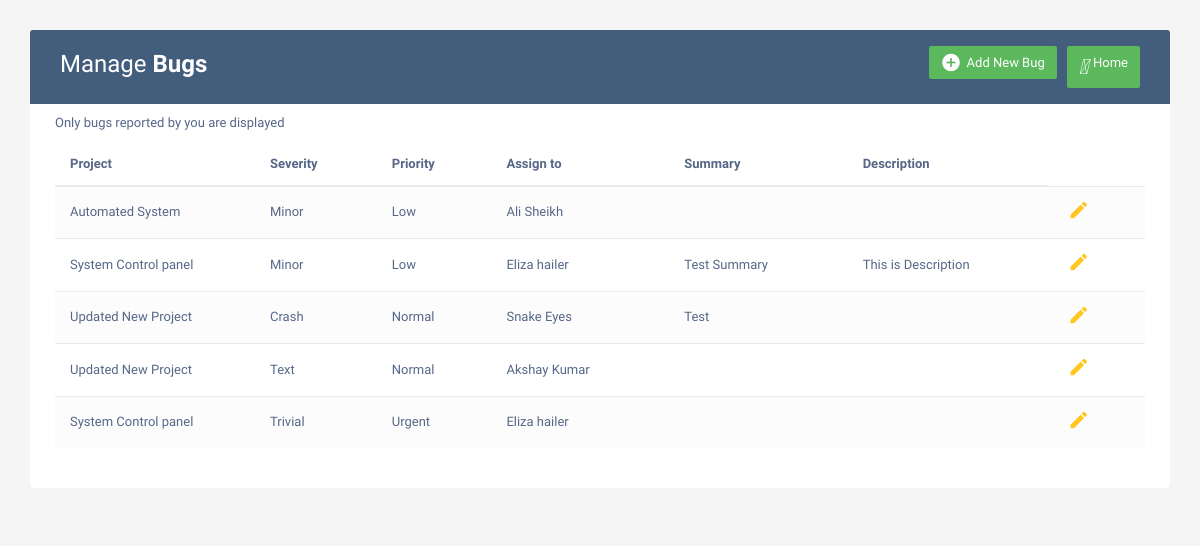
Page /clientbugs (signed in) on the earlier database version.
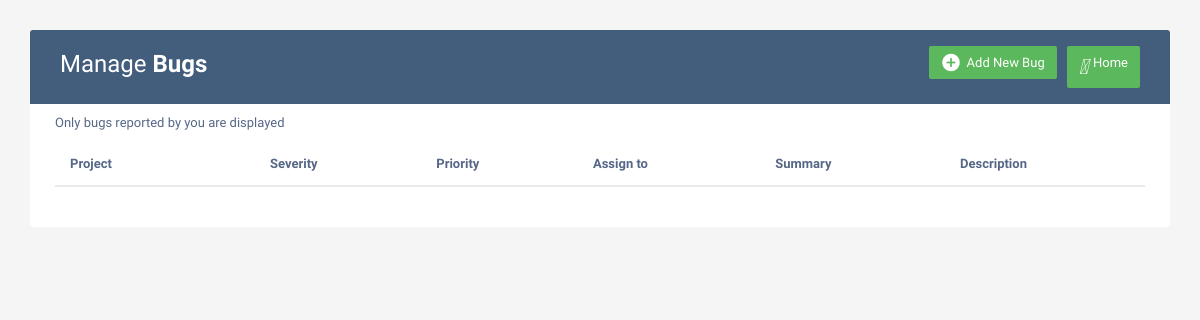
Same page on the later database version.
### home/models.py (models this page shows, shortened)
class Bug(models.Model):
    project = models.CharField(max_length=122,null=True)
    Severity = models.CharField(max_length=122,null=True)
    Priority = models.CharField(max_length=122,null=True)
    Assign = models.CharField(max_length=122,null=True)
    Summary = models.TextField(null=True)
    Desc = models.TextField(null=True)
    date = models.DateField()
    Image = models.FileField(upload_to='file')
    status = models.CharField(max_length=50,default='Unresolved')
    created = models.DateTimeField(auto_now_add = True)
    ended = models.DateField(null=True,blank=True)
    timetaken = models.CharField(max_length=50,null=True,blank=True)
    reportedby = models.CharField(max_length=50)
    resolvedby = models.CharField(max_length=100,blank=True,null=True)

### home/views.py (the view)
# urls.py: path('clientbugs',views.displayclientbugs,name='Bugs'),
@login_required
def displayclientbugs(request):
    my_data = Bug.objects.all().filter(reportedby=request.user).order_by('created')
    reversed_data = my_data.reverse()  # Reverse the order
    return render(request, 'clientbugs.html', {'reversed_data': reversed_data})

### templates/clientbugs.html (shortened to what this page needs)
<!DOCTYPE html>
<html lang="en">
<head>
<link rel="stylesheet" href="https://maxcdn.bootstrapcdn.com/font-awesome/4.7.0/css/font-awesome.min.css">
<link rel="stylesheet" href="https://maxcdn.bootstrapcdn.com/bootstrap/3.3.7/css/bootstrap.min.css">
</head>
<body>
    <div class="container">
        <div class="table-responsive">
            <div class="table-wrapper">
                <div class="table-title">
                    <div class="row">
                        <div class="col-xs-6">
                            <h2>Manage <b>Bugs</b></h2>
                        </div>
                        <div class="col-xs-6">
                            <a href="/base" class="btn btn-success" data-toggle="modal"><i>&#xE147;</i> <span>Home</span></a>
                            <a href="/addbug" class="btn btn-success" data-toggle="modal"><i class="material-icons">&#xE147;</i> <span>Add New Bug</span></a>
                        </div>
                    </div>
                </div>
				<P>Only bugs reported by you are displayed</p>
                <table class="table table-striped table-hover">
                    <thead>
                        <tr>
                            <th>Project</th>
                            <th>Severity</th>
                            <th>Priority</th>
                            <th>Assign to</th>
                            <th>Summary</th>
                            <th>Description</th>
                        </tr>
                    </thead>
                    <tbody>
                        {% for item in reversed_data %}
                        <tr>
                            <td> {{item.project}} </td>
                            <td> {{item.Severity}} </td>
                            <td> {{item.Priority}} </td>
                            <td> {{item.Assign}} </td>
                            <td> {{item.Summary}} </td>
                            <td> {{item.Desc}} </td>
							<td>
								<a href="/editbug/{{item.id}}" class="edit" data-toggle="modal"><i class="material-icons" data-toggle="tooltip" title="Edit">&#xE254;</i></a>
							</td>
						</tr>
                        {% endfor %}
                    </tbody>
                </table>
            </div>
        </div>
    </div>
</body>

### templates/clientbugs.html (style rules this page uses)
body { color: #566787; background: #f5f5f5; font-family: 'Varela Round', sans-serif; font-size: 13px; }
.table-responsive { margin: 30px 0; }
.table-wrapper { min-width: 1000px; background: #fff; padding: 20px 25px; border-radius: 3px; box-shadow: 0 1px 1px rgba(0,0,0,.05); }
.table-title { padding-bottom: 15px; background: #435d7d; color: #fff; padding: 16px 30px; margin: -20px -25px 10px; border-radius: 3px 3px 0 0; }
.table-title h2 { margin: 5px 0 0; font-size: 24px; }
.table-title .btn { color: #fff; float: right; font-size: 13px; border: none; min-width: 50px; border-radius: 2px; border: none; outline: none !important; margin-left: 10px; }
.table-title .btn i { float: left; font-size: 21px; margin-right: 5px; }
.table-title .btn span { float: left; margin-top: 2px; }
table.table tr th, table.table tr td { border-color: #e9e9e9; padding: 12px 15px; vertical-align: middle; }
table.table tr th:first-child { width: 200px; }
table.table tr th:last-child { width: 200px; }

Differences in the rows shown:
removed Bug: project "Automated System", Severity "Minor", Priority "Low", Assign "Ali Sheikh"
removed Bug: project "System Control panel", Severity "Minor", Priority "Low", Assign "Eliza hailer", Summary "Test Summary", Desc "This is Description"
removed Bug: project "Updated New Project", Severity "Crash", Priority "Normal", Assign "Snake Eyes", Summary "Test"
removed Bug: project "Updated New Project", Severity "Text", Priority "Normal", Assign "Akshay Kumar"
removed Bug: project "System Control panel", Severity "Trivial", Priority "Urgent", Assign "Eliza hailer"
